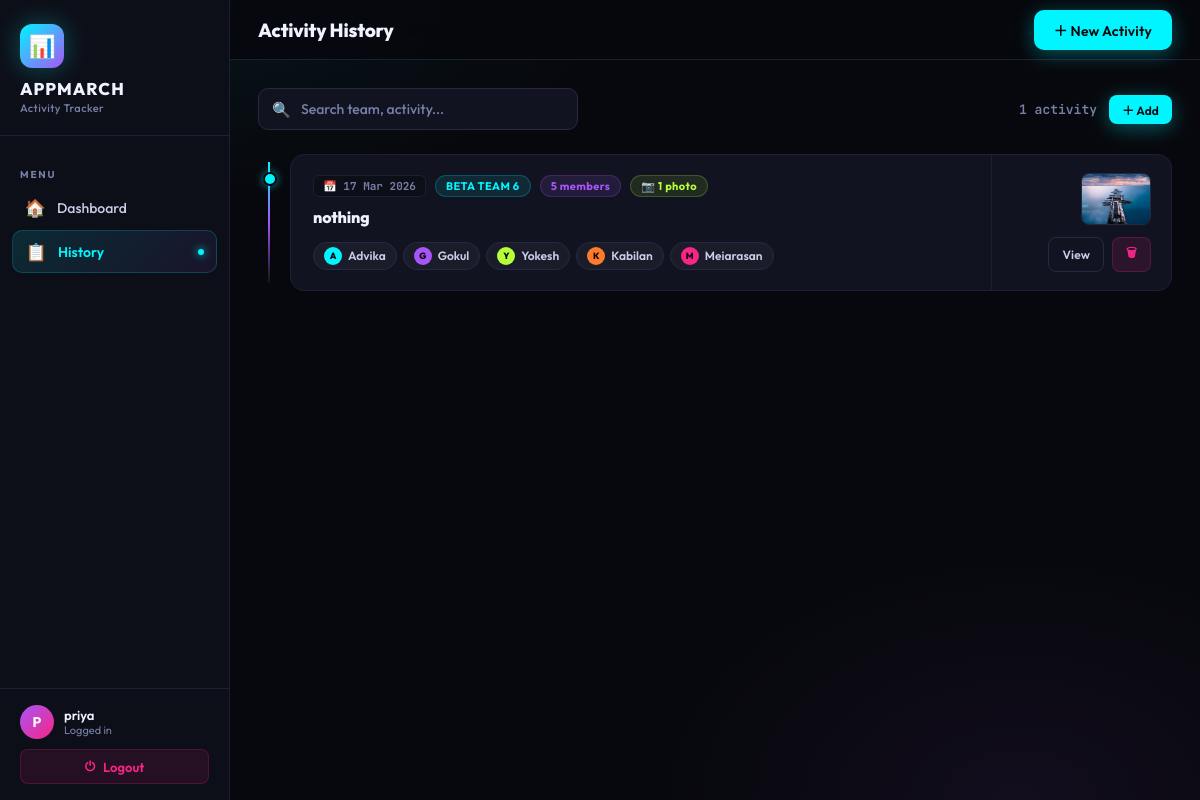
Page /history/ (signed in) on the committed database.
### app/models.py (models this page shows, shortened)
class Activity(models.Model):
    user = models.ForeignKey(User, on_delete=models.CASCADE, related_name='activities', null=True, blank=True)
    team_name = models.CharField(max_length=100)
    members = models.TextField(help_text="Comma-separated member names")
    description = models.TextField()
    date = models.DateField(default=timezone.now)
    created_at = models.DateTimeField(auto_now_add=True)
    class Meta:
        ordering = ['-date', '-created_at']
        verbose_name_plural = "Activities"
    def get_members_list(self):
        return [m.strip() for m in self.members.split(',') if m.strip()]
    def member_count(self):
        return len(self.get_members_list())

class ActivityPhoto(models.Model):
    activity = models.ForeignKey(Activity, related_name='photos', on_delete=models.CASCADE)
    image = models.ImageField(upload_to='activities/')
    uploaded_at = models.DateTimeField(auto_now_add=True)
    class Meta:
        ordering = ['uploaded_at']

### app/views.py (the view)
# urls.py: path('history/', views.activity_history, name='history'),
@login_required(login_url='login')
def activity_history(request):
    activities = Activity.objects.filter(user=request.user).prefetch_related('photos', 'documents')
    return render(request, 'app/history.html', {'activities': activities})

### app/templates/app/history.html (shortened to what this page needs)
{% extends 'app/base.html' %}
{% block page_title %}Activity History{% endblock %}
{% block content %}
<div class="history-toolbar">
  <div class="search-wrap">
    <span class="search-icon">🔍</span>
    <input type="text" class="search-input" id="searchInput" placeholder="Search team, activity..." oninput="filterItems()">
  </div>
  <div class="result-count" id="resultCount">{{ activities.count }} activit{{ activities.count|pluralize:"y,ies" }}</div>
  <a href="{% url 'add_activity' %}" class="btn btn-cyan btn-sm">＋ Add</a>
</div>
{% if activities %}
<div class="timeline" id="timeline">
  {% for activity in activities %}
  {% with colors="cyan,violet,lime,orange,pink,yellow" %}
  <div class="tl-item" data-search="{{ activity.team_name|lower }} {{ activity.description|lower }} {{ activity.members|lower }}">
    <div class="tl-node" style="background:{% cycle 'var(--cyan)' 'var(--violet)' 'var(--lime)' 'var(--orange)' 'var(--pink)' 'var(--yellow)' %};box-shadow:0 0 8px {% cycle 'rgba(0,245,255,.6)' 'rgba(168,85,247,.6)' 'rgba(181,255,58,.6)' 'rgba(255,123,44,.6)' 'rgba(247,37,133,.6)' 'rgba(255,225,77,.6)' %}"></div>
    <div class="tl-card">
      <div class="tl-inner">
        <div class="tl-left">
          <div class="tl-header">
            <span class="tl-date">📅 {{ activity.date|date:"d M Y" }}</span>
            <span class="badge badge-cyan">{{ activity.team_name }}</span>
            <span class="badge badge-violet">{{ activity.member_count }} member{{ activity.member_count|pluralize }}</span>
            {% with cnt=activity.photos.count %}
            {% if cnt > 0 %}<span class="badge badge-lime">📷 {{ cnt }} photo{{ cnt|pluralize }}</span>{% endif %}
            {% endwith %}
          </div>
          <div class="tl-desc">{{ activity.description }}</div>
          <div class="tl-members">
            {% for member in activity.get_members_list %}
            <div class="m-tag">
              <div class="m-init" style="background:{% cycle 'var(--cyan)' 'var(--violet)' 'var(--lime)' 'var(--orange)' 'var(--pink)' 'var(--yellow)' %}">{{ member|first|upper }}</div>
              {{ member }}
            </div>
            {% endfor %}
          </div>
        </div>
        <div class="tl-right">
          <div class="photo-strip">
            {% with photos=activity.photos.all %}
            {% if photos %}
              {% for photo in photos|slice:":1" %}
              <img src="{{ photo.image.url }}" class="strip-photo"
                   onclick="openLightbox({{ activity.pk }})" alt="photo">
              {% endfor %}
            {% else %}
              <div class="no-photo">📷</div>
            {% endif %}
            {% endwith %}
          </div>
          <div class="tl-actions">
            <a href="{% url 'activity_detail' activity.pk %}" class="btn btn-ghost btn-sm">View</a>
            <form method="post" action="{% url 'delete_activity' activity.pk %}" style="display:inline" onsubmit="return confirm('Delete this activity?')">
              <button type="submit" class="btn btn-danger btn-sm">🗑</button>
            </form>
          </div>
        </div>
      </div>
    </div>
  </div>
  {% endwith %}
  {% endfor %}
</div>
{% endif %}
{% endblock %}

### app/templates/app/base.html (shortened to what this page needs)
<!DOCTYPE html>
<html lang="en">
<head>
</head>
<body>
<div class="creatures-bg">
</div>
<aside class="sidebar">
  <div class="brand">
    <div class="brand-logo">📊</div>
    <div class="brand-name">AppMarch</div>
    <div class="brand-sub">Activity Tracker</div>
  </div>
  <nav>
    <div class="nav-section">Menu</div>
    <a href="{% url 'dashboard' %}" class="nav-link {% if request.resolver_match.url_name == 'dashboard' %}active{% endif %}">
      <span class="nav-icon">🏠</span><span>Dashboard</span><span class="nav-dot"></span>
    </a>
    <a href="{% url 'history' %}" class="nav-link {% if request.resolver_match.url_name == 'history' %}active{% endif %}">
      <span class="nav-icon">📋</span><span>History</span><span class="nav-dot"></span>
    </a>
  </nav>
  <div class="sidebar-footer">
    <div class="user-pill">
      <div class="user-avatar">{{ request.user.username|first|upper }}</div>
      <div>
        <div class="user-name">{{ request.user.username }}</div>
        <div class="user-role">Logged in</div>
      </div>
    </div>
    <a href="{% url 'logout' %}" class="logout-btn">
      <span>⏻</span><span>Logout</span>
    </a>
  </div>
</aside>
<div class="main">
  <header class="topbar">
    <span class="topbar-title">{% block page_title %}Dashboard{% endblock %}</span>
    <div style="display:flex;align-items:center;gap:10px;">
      {% block topbar_actions %}
      <a href="{% url 'add_activity' %}" class="btn btn-cyan">＋ New Activity</a>
      {% endblock %}
    </div>
  </header>
  <main class="content">
    {% block content %}{% endblock %}
  </main>
</div>
</body>
</html>

### app/templates/app/history.html (style rules this page uses)
.history-toolbar { display: flex; align-items: center; gap: 12px; margin-bottom: 24px; flex-wrap: wrap; }
.search-wrap { position: relative; flex: 1; max-width: 320px; }
.search-icon { position: absolute; left: 14px; top: 50%; transform: translateY(-50%); font-size: 15px; pointer-events: none; }
.search-input { width: 100%; background: var(--card); border: 1px solid var(--border2); border-radius: 10px; padding: 11px 16px 11px 42px; color: var(--text); font-family: var(--font); font-size: 14px; font-weight: 500; outline: none; transition: border-color .2s, box-shadow .2s; }
.search-input::placeholder { color: var(--muted); }
.result-count { font-size: 13px; color: var(--muted); font-weight: 600; margin-left: auto; font-family: var(--mono); }
.timeline { position: relative; padding-left: 32px; }
.timeline::before { content: ''; position: absolute; left: 10px; top: 8px; bottom: 8px; width: 2px; background: linear-gradient(to bottom, var(--cyan), var(--violet), rgba(255,255,255,.05)); }
.tl-item { position: relative; margin-bottom: 20px; animation: fadeUp .4s ease both; }
.tl-item:nth-child(1) { animation-delay: .04s; }
.tl-node { position: absolute; left: -27px; top: 18px; width: 14px; height: 14px; border-radius: 50%; border: 2px solid var(--bg); }
.tl-card { background: var(--card); border: 1px solid var(--border); border-radius: var(--radius); overflow: hidden; transition: transform .2s, box-shadow .2s, border-color .2s; }
.tl-inner { display: grid; grid-template-columns: 1fr auto; }
.tl-left { padding: 20px 22px; }
.tl-header { display: flex; align-items: center; gap: 9px; margin-bottom: 10px; flex-wrap: wrap; }
.tl-date { font-size: 11px; font-weight: 700; color: var(--muted); font-family: var(--mono); background: var(--surface); border: 1px solid var(--border); padding: 3px 9px; border-radius: 6px; display: flex; align-items: center; gap: 5px; }
.tl-desc { font-size: 16px; font-weight: 800; color: var(--text); margin-bottom: 13px; line-height: 1.35; letter-spacing: -.01em; }
.tl-members { display: flex; flex-wrap: wrap; gap: 6px; }
.m-tag { display: flex; align-items: center; gap: 6px; background: rgba(255,255,255,.04); border: 1px solid var(--border2); color: var(--text2); padding: 4px 10px; border-radius: 99px; font-size: 12px; font-weight: 600; transition: all .15s; }
.m-init { width: 18px; height: 18px; border-radius: 50%; font-size: 9px; font-weight: 800; color: #07080d; display: flex; align-items: center; justify-content: center; }
.tl-right { display: flex; flex-direction: column; align-items: flex-end; justify-content: space-between; padding: 18px 20px; border-left: 1px solid var(--border); min-width: 180px; max-width: 180px; gap: 12px; }
.photo-strip { display: flex; gap: 6px; }
.strip-photo { width: 70px; height: 52px; border-radius: 8px; object-fit: cover; border: 1px solid var(--border2); transition: all .15s; cursor: pointer; }
.tl-actions { display: flex; gap: 8px; }
.btn-sm { padding: 6px 13px; font-size: 12px; border-radius: 8px; }

### rows in the picture
Activity: date "17 Mar 2026", team_name "BETA TEAM 6", member_count "5", photos.count "1", description "nothing", get_members_list "A" "G" "Y" "K" "M", get_members_list "Advika" "Gokul" "Yokesh" "Kabilan" "Meiarasan"
ActivityPhoto: image (picture)

### other values in the picture
{{ request.user.username|first|upper }} "P"
{{ request.user.username }} "priya"
{{ activities.count }} "1"
